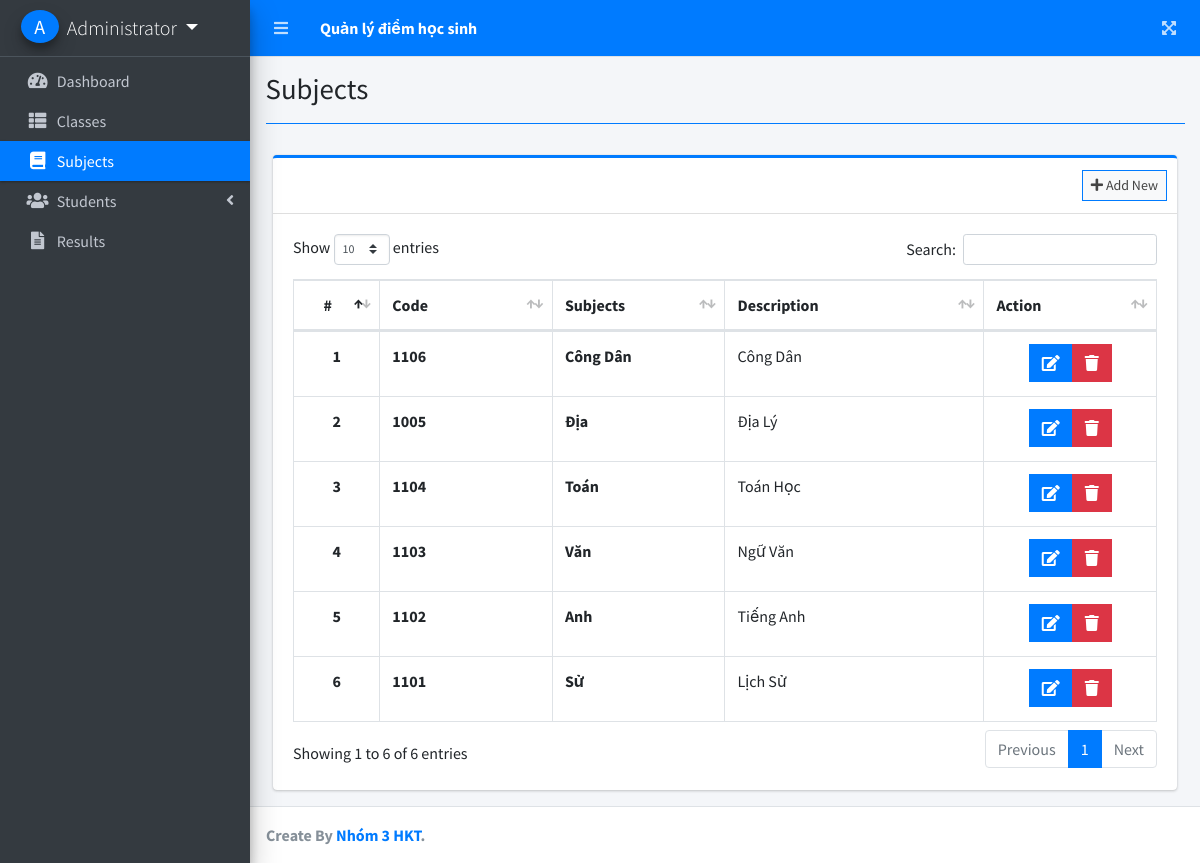
Page /index.php?page=subjects (signed in) on the committed database.
### tables this page shows
CREATE TABLE `subjects` (
  `id` int(30) NOT NULL,
  `subject_code` varchar(50) NOT NULL,
  `subject` varchar(200) NOT NULL,
  `description` text NOT NULL,
  `date_created` datetime NOT NULL DEFAULT current_timestamp()
);

### subjects.php (the view, shortened to what this page needs)
<?php include'db_connect.php' ?>
<div class="col-lg-12">
	<div class="card card-outline card-primary">
		<div class="card-header">
			<div class="card-tools">
				<a class="btn btn-block btn-sm btn-default btn-flat border-primary new_subject" href="javascript:void(0)"><i class="fa fa-plus"></i> Add New</a>
			</div>
		</div>
		<div class="card-body">
			<table class="table tabe-hover table-bordered" id="list">
				<colgroup>
					<col width="10%">
					<col width="20%">
					<col width="20%">
					<col width="30%">
					<col width="20%">
				</colgroup>
				<thead>
					<tr>
						<th class="text-center">#</th>
						<th>Code</th>
						<th>Subjects</th>
						<th>Description</th>
						<th>Action</th>
					</tr>
				</thead>
				<tbody>
					<?php
					$i = 1;
					$qry = $conn->query("SELECT * FROM subjects order by unix_timestamp(date_created) desc ");
					while($row= $qry->fetch_assoc()):
					?>
					<tr>
						<th class="text-center"><?php echo $i++ ?></th>
						<td><b><?php echo ucwords($row['subject_code']) ?></b></td>
						<td><b><?php echo ucwords($row['subject']) ?></b></td>
						<td><p class=""><?php echo $row['description'] ?></p></td>
						<td class="text-center">
		                    <div class="btn-group">
		                        <a href="javascript:void(0)" data-id='<?php echo $row['id'] ?>' class="btn btn-primary btn-flat manage_subject">
		                          <i class="fas fa-edit"></i>
		                        </a>
		                        <button type="button" class="btn btn-danger btn-flat delete_subject" data-id="<?php echo $row['id'] ?>">
		                          <i class="fas fa-trash"></i>
		                        </button>
	                      </div>
						</td>
					</tr>
				<?php endwhile; ?>
				</tbody>
			</table>
		</div>
	</div>
</div>

### rows in the picture
subjects: subject_code "1106", subject "Công Dân", description "Công Dân"
subjects: subject_code "1005", subject "Địa", description "Địa Lý"
subjects: subject_code "1104", subject "Toán", description "Toán Học"
subjects: subject_code "1103", subject "Văn", description "Ngữ Văn"
subjects: subject_code "1102", subject "Anh", description "Tiếng Anh"
subjects: subject_code "1101", subject "Sử", description "Lịch Sử"

### other values in the picture
$_SESSION['login_firstname'].' '.$_SESSION['login_lastname'] "Administrator"
$title "Subjects"
